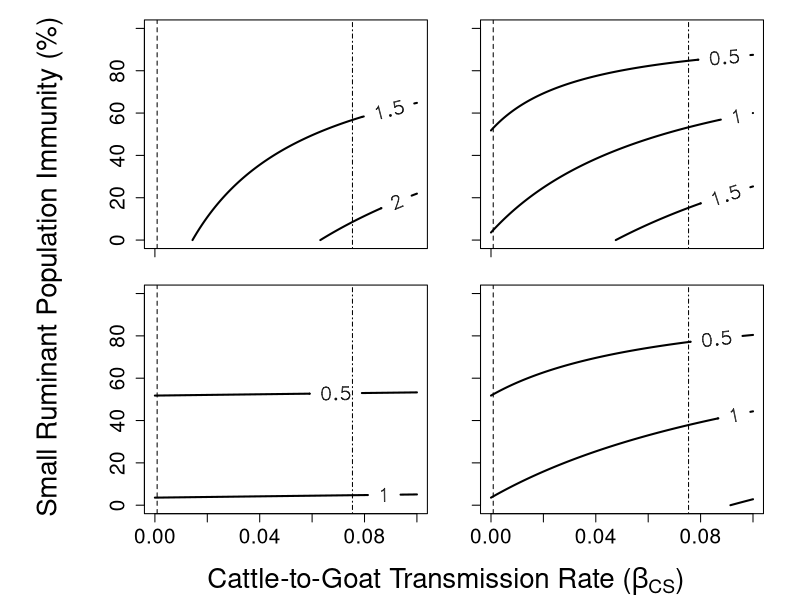

Write the R code that produced this figure.
# Empirical and model-based evidence for a negligible role of cattle in 
# peste des petits ruminants transmission and eradication

# Catherine M. Herzog#*, Fasil Aklilu#, Demeke Sibhatu, Dereje Shegu, 
# Redeat Belaineh, Abde Aliy Mohammed, Menbere Kidane,  Claudia Schulz,
# Brian J. Willett, Sarah Cleaveland, Dalan Bailey, Andrew R. Peters, 
# Isabella M. Cattadori, Peter J. Hudson, Hagos Asgedom, Joram Buza, 
# Mesfin Sahle Forza, Tesfaye Rufael Chibssa, Solomon Gebredufe, Nick Juleff, 
# Ottar N. Bjørnstad, Michael D. Baron, Vivek Kapur*

# Code for: 2 species SIR model with vaccination + transmission asymmetries
# Code authors: Ottar N. Bjørnstad + Catherine Herzog

#######################################################
# Next Generation Matrix function & example usage
######################################################
require(deSolve)

nextgenR0=function(Istates, Flist, Vlist, params, dfe){
  paras = as.list(c(dfe, params)) 
  
  k=0
  vl=fl=list(NULL)
  for(i in 1:length(Istates)){
    assign(paste("f", i, sep = "."), lapply(lapply(Flist,deriv, Istates[i]), eval, paras))
    assign(paste("v", i, sep = "."), lapply(lapply(Vlist,deriv, Istates[i]), eval, paras))
    for(j in 1:length(Istates)){
      k=k+1
      fl[[k]]=attr(eval(as.name(paste("f", i, sep=".")))[[j]], "gradient")[1,]
      vl[[k]]=attr(eval(as.name(paste("v", i, sep=".")))[[j]], "gradient")[1,]
    }
  }
  
  f=matrix(as.numeric(as.matrix(fl)[,1]), ncol=length(Istates))
  v=matrix(as.numeric(as.matrix(vl)[,1]), ncol=length(Istates))
  R0=max(eigen(f%*%solve(v))$values)
  return(R0)
}


# Recipe for use 
# Step 1: All states
istates=c("I1", "I2")

# Step 2: All new infections: 
flist=c(dI1dt=quote(beta11 * S1 *(1-p1) * I1 / N1 + beta21 * S1 *(1-p1)* I2 / N1), dI2dt=quote(beta12 * S2*(1-p2) * I1 / N2 + beta22 * S2*(1-p2)* I2 / N2))

#Step 3-5
#All losses 
Vm1=quote(mu1 * I1 + gamma1 * I1)
Vm2=quote(mu2 * I2 + gamma2 * I2)
#All gained transfers$
Vp1=0
Vp2=0
#Subtract Vp from Vm
V1=substitute(a-b, list(a=Vm1, b=Vp1))
V2=substitute(a-b, list(a=Vm2, b=Vp2))
#Make Vlist
vlist = c(V1,V2)

#Define list of parameter vectors:
# This is done for each figure below

#Specify disease-free equilibrium
df = list(S1 = 1, S2 = 1, I1 = 0, I2 = 0)

#Call nextgen function


########################################
# Figure 3 usage 
########################################

# Figure Margin Setup
# set working directory
setwd("C:/Users/Catherine Herzog/Box Sync/BMGF_PPRVTransmissionTrial/Manuscripts/")
jpeg("Fig4_ModelingSpillback_03142023_notitle_xaxislimited.jpeg", width = 12, height = 10, units = "in", quality = 100, res = 600)
par(mfrow = c(2,2),
    oma = c(4,6.5,0,1) + 0.1,
    mar = c(1,2,1,1) + 0.1)

# Daily transmission rates from 35 day empirical trials
beta_rate_ctg = 0.0008529418  # (n=32 goats)
beta_rate_ctc = 0.0008529418  # no empirical data, have assumed same as C->G 
beta_rate_gtg = 0.07540164    # (n=12 goats)
beta_rate_gtc = 0.03960841    # (n=2 cattle)

#Mortality rates (converted to daily rates) 
# Small ruminant rate from literature. Inverse of rate gives life span ~ 2.15 years.
# Yitagesu et al 2022 # https://www.ncbi.nlm.nih.gov/pmc/articles/PMC9514490
# Cattle mortality rate order of magnitude smaller than small ruminants; inverse gives 10 year life span
mu_s = ((0.629+.302)/2)/365 # mortality rate (mean of kids and adults) per animal year 
mu_c = .10/365

# Recovery rate
# Recover usually occurs by ~ 14 days
gamma_s = 1/14
gamma_c = 1/14

########################################
# Symmetric spill forward and spillback 
########################################

parms  = list(mu = c(mu_s, mu_c), 
              N = c(1,1), 
              beta =  matrix(c(beta_rate_gtg, beta_rate_gtg, beta_rate_gtg, beta_rate_gtg), ncol=2, byrow=TRUE), 
              gamma = c(gamma_s, gamma_c),
              p=c(0, 0))
#Extract to work with nextgenR0:
para = list(mu1 = parms$mu[1],
            mu2 = parms$mu[2],
            beta11 = parms$beta[1,1],
            beta12 = parms$beta[1,2],
            beta21 = parms$beta[2,1],
            beta22 = parms$beta[2,2],
            gamma1 = parms$gamma[1],
            gamma2 = parms$gamma[2],
            p1 = parms$p[1],
            p2 = parms$p[2],
            N1 = parms$N[1],
            N2 = parms$N[2])

beta2=seq(0,.1, by=0.001)
p=seq(0,1, by=0.01)  
RE=matrix(NA, ncol=length(beta2), nrow=length(p))
for(i in 1:length(beta2)){
  for(j in 1:length(p)){
    para$p1=p[j]
    para$beta21=beta2[i]
    RE[i,j]=nextgenR0(Istates=istates, Flist=flist, Vlist=vlist, params=para, dfe=df)
  }
}

# plot
contour(beta2, p, RE, levels = seq(0,4,0.5), lwd = 2, vfont = c("sans serif", "bold"), labcex = 1.25, 
        #main = "Symmetric", 
        xaxt = "n", yaxt = "n", cex.axis = 1.5)
axis(side = 1, at = seq(0,max(beta2), by =0.2), labels = FALSE)
axis(side = 2, at = seq(0,1,by =0.2), labels = c(0, 20, 40, 60, 80, 100), cex.axis = 1.5)
abline(v=beta_rate_ctg, lty = "dashed")
abline(v=beta_rate_gtg, lty = "dotdash")


########################################################
# Species Specific Symmetric spill forward and spillback 
########################################################

# with 3x more from shoats to cattle than back
parms  = list(mu = c(mu_s, mu_c), 
              N = c(1,1), 
              beta =  matrix(c(beta_rate_gtg, beta_rate_gtg, beta_rate_ctg, beta_rate_ctg), ncol=2, byrow=TRUE), 
              gamma = c(gamma_s, gamma_c),
              p=c(0, 0))
#Extract to work with nextgenR0:
para = list(mu1 = parms$mu[1],
            mu2 = parms$mu[2],
            beta11 = parms$beta[1,1],
            beta12 = parms$beta[1,2],
            beta21 = parms$beta[2,1],
            beta22 = parms$beta[2,2],
            gamma1 = parms$gamma[1],
            gamma2 = parms$gamma[2],
            p1 = parms$p[1],
            p2 = parms$p[2],
            N1 = parms$N[1],
            N2 = parms$N[2])

beta2=seq(0,.1, by=0.001)
p=seq(0,1, by=0.01)  
RE=matrix(NA, ncol=length(beta2), nrow=length(p))
for(i in 1:length(beta2)){
  for(j in 1:length(p)){
    para$p1=p[j]
    para$beta21=beta2[i]
    RE[i,j]=nextgenR0(Istates=istates, Flist=flist, Vlist=vlist, params=para, dfe=df)
  }
}

# plot
contour(beta2, p, RE, levels = seq(0,4,0.5), lwd = 2, vfont = c("sans serif", "bold"), labcex = 1.25, 
        #main = "Species-Specific Symmetric",
        xaxt = "n", yaxt = "n", cex.axis = 1.5)
axis(side = 1, at = seq(0, max(beta2),by =0.2), labels = FALSE)
axis(side = 2, at = seq(0,1,by =0.2), labels = FALSE, cex.axis = 1.5)
abline(v=beta_rate_ctg, lty = "dashed")
abline(v=beta_rate_gtg, lty = "dotdash")


#######################################
#Asymmetric spill forward 
#######################################
parms  = list(mu = c(mu_s, mu_c),
              N = c(1,1),
              beta =  matrix(c(beta_rate_gtg, beta_rate_ctg, beta_rate_ctg, beta_rate_ctg), ncol=2, byrow=TRUE),
              gamma = c(gamma_s, gamma_c),
              p=c(0, 0))
#Extract to work with nextgenR0:
para = list(mu1 = parms$mu[1],
            mu2 = parms$mu[2],
            beta11 = parms$beta[1,1],
            beta12 = parms$beta[1,2],
            beta21 = parms$beta[2,1],
            beta22 = parms$beta[2,2],
            gamma1 = parms$gamma[1],
            gamma2 = parms$gamma[2],
            p1 = parms$p[1],
            p2 = parms$p[2],
            N1 = parms$N[1],
            N2 = parms$N[2])

beta2=seq(0,.1, by=0.001)
p=seq(0,1, by=0.01)  
RE=matrix(NA, ncol=length(beta2), nrow=length(p))
for(i in 1:length(beta2)){
  for(j in 1:length(p)){
    para$p1=p[j]
    para$beta21=beta2[i]
    RE[i,j]=nextgenR0(Istates=istates, Flist=flist, Vlist=vlist, params=para, dfe=df)
  }
}

#plot
contour(beta2, p, RE, levels = seq(0,4,0.5), lwd = 2, vfont = c("sans serif", "bold"), labcex = 1.25, 
        #main = "Asymmetric Spill Forward", 
        yaxt = "n", cex.axis = 1.5)
axis(side = 2, at = seq(0,1,by =0.2), labels = c(0, 20, 40, 60, 80, 100), cex.axis = 1.5)
abline(v=beta_rate_ctg, lty = "dashed")
abline(v=beta_rate_gtg, lty = "dotdash")


#######################################
#Asymmetric spill forward and spillback 
#######################################
parms  = list(mu = c(mu_s, mu_c), 
              N = c(1,1), 
              beta =  matrix(c(beta_rate_gtg, beta_rate_gtc, beta_rate_ctg, 0), ncol=2, byrow=TRUE), 
              gamma = c(gamma_s, gamma_c),
              p=c(0, 0))
#Extract to work with nextgenR0:
para = list(mu1 = parms$mu[1],
            mu2 = parms$mu[2],
            beta11 = parms$beta[1,1],
            beta12 = parms$beta[1,2],
            beta21 = parms$beta[2,1],
            beta22 = parms$beta[2,2],
            gamma1 = parms$gamma[1],
            gamma2 = parms$gamma[2],
            p1 = parms$p[1],
            p2 = parms$p[2],
            N1 = parms$N[1],
            N2 = parms$N[2])

beta2=seq(0,.1, by=0.001)
p=seq(0,1, by=0.01)  
RE=matrix(NA, ncol=length(beta2), nrow=length(p))
for(i in 1:length(beta2)){
  for(j in 1:length(p)){
    para$p1=p[j]
    para$beta21=beta2[i]
    RE[i,j]=nextgenR0(Istates=istates, Flist=flist, Vlist=vlist, params=para, dfe=df)
  }
}


#plot
contour(beta2, p, RE, levels = seq(0,4,0.5), lwd = 2, vfont = c("sans serif", "bold"), labcex = 1.25, 
        #main = "Asymmetric Spill Forward & Spillback", 
        yaxt = "n", cex.axis = 1.5)
axis(side = 2, at = seq(0,1,by =0.2), labels = FALSE, cex.axis = 1.5)
abline(v=beta_rate_ctg, lty = "dashed")
abline(v=beta_rate_gtg, lty = "dotdash")


# Overall plot title and labels
title(xlab = expression(paste("Cattle-to-Goat Transmission Rate (", beta[CS], ")")),
      ylab = "Small Ruminant Population Immunity (%)",
      outer = TRUE,
      line = 3,
      cex.lab = 2)

invisible(dev.off())
